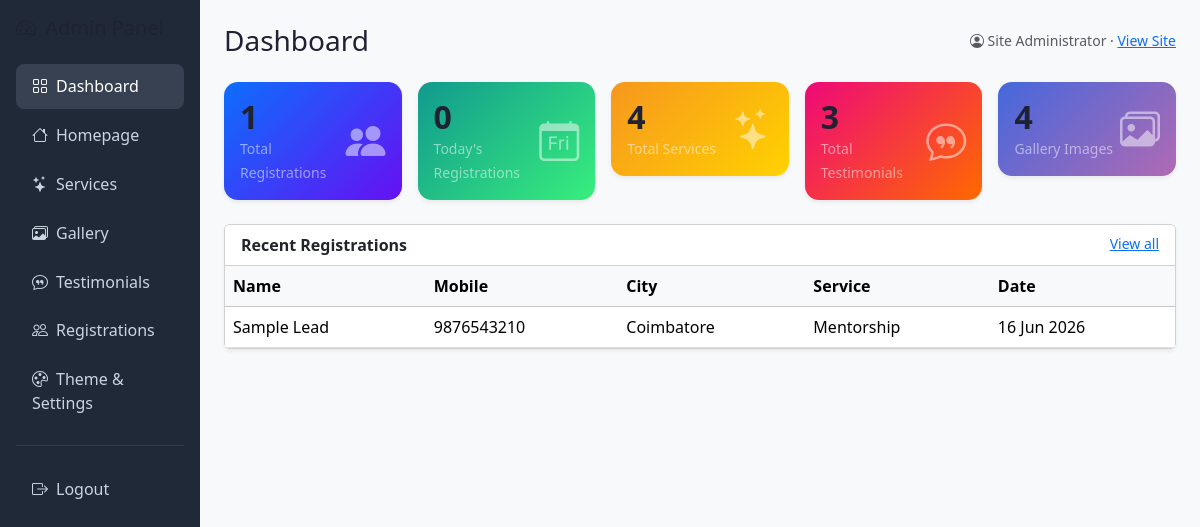
The page /admin/dashboard.php (signed in) on the database its author committed.
### tables this page shows
CREATE TABLE IF NOT EXISTS `registrations` (
  `id`                INT UNSIGNED NOT NULL AUTO_INCREMENT,
  `tenant_id`         INT UNSIGNED NOT NULL,
  `full_name`         VARCHAR(150) NOT NULL,    
  `mobile`            VARCHAR(20) NOT NULL,     
  `email`             VARCHAR(190) NULL,
  `child_name`        VARCHAR(150) NULL,
  `grade`             VARCHAR(60) NULL,
  `syllabus`          VARCHAR(60) NULL,
  `city`              VARCHAR(120) NULL,
  `heard_about`       VARCHAR(60) NULL,
  `state`             VARCHAR(120) NULL,
  `profession`        VARCHAR(150) NULL,
  `interested_service` VARCHAR(190) NULL,
  `message`           TEXT NULL,                
  `created_at`        TIMESTAMP NOT NULL DEFAULT CURRENT_TIMESTAMP,
  PRIMARY KEY (`id`),
  KEY `idx_reg_tenant` (`tenant_id`),
  KEY `idx_reg_created` (`created_at`),
  CONSTRAINT `fk_reg_tenant` FOREIGN KEY (`tenant_id`)
    REFERENCES `tenants` (`id`) ON DELETE CASCADE
);

### config/functions.php (called while the page is built, shortened)
<?php
require_once __DIR__ . '/db.php';
function e(?string $value): string
{
    return htmlspecialchars((string) $value, ENT_QUOTES, 'UTF-8');
}
function current_admin(): ?array
{
    return $_SESSION['admin'] ?? null;
}
function admin_tenant_id(): int
{
    $admin = current_admin();
    if ($admin && $admin['role'] === 'admin') {
        return (int) $admin['tenant_id'];
    }
    return $admin['tenant_id'] ?? tenant_id();
}

### config/db.php (called while the page is built, shortened)
<?php
function db(): PDO
{
    static $pdo = null;
    if ($pdo === null) {
        $dsn = sprintf('mysql:host=%s;dbname=%s;charset=%s', DB_HOST, DB_NAME, DB_CHARSET);
        $options = [
            PDO::ATTR_ERRMODE            => PDO::ERRMODE_EXCEPTION,
            PDO::ATTR_DEFAULT_FETCH_MODE => PDO::FETCH_ASSOC,
            PDO::ATTR_EMULATE_PREPARES   => false,
        ];
        try {
            $pdo = new PDO($dsn, DB_USER, DB_PASS, $options);
        } catch (PDOException $e) {
            http_response_code(500);
            exit('Database connection failed. Please try again later.');
        }
    }
    return $pdo;
}

### admin/dashboard.php (the view, shortened to what this page needs)
<?php
require_once __DIR__ . '/../config/functions.php';
$tid = admin_tenant_id();
function count_for(string $sql, int $tid): int {
    $stmt = db()->prepare($sql);
    $stmt->execute([$tid]);
    return (int) $stmt->fetchColumn();
}
$total_regs    = count_for('SELECT COUNT(*) FROM registrations WHERE tenant_id = ?', $tid);
$today_regs    = (function($tid){
    $stmt = db()->prepare('SELECT COUNT(*) FROM registrations WHERE tenant_id = ? AND DATE(created_at)=CURDATE()');
    $stmt->execute([$tid]); return (int)$stmt->fetchColumn();
})($tid);
$total_svc     = count_for('SELECT COUNT(*) FROM services WHERE tenant_id = ?', $tid);
$total_testi   = count_for('SELECT COUNT(*) FROM testimonials WHERE tenant_id = ?', $tid);
$total_gallery = count_for('SELECT COUNT(*) FROM gallery WHERE tenant_id = ?', $tid);
$recent = db()->prepare('SELECT * FROM registrations WHERE tenant_id = ? ORDER BY created_at DESC LIMIT 8');
$recent->execute([$tid]);
$recent = $recent->fetchAll();
include __DIR__ . '/inc/header.php';
$cards = [
  ['Total Registrations', $total_regs,    'bi-people-fill',  'linear-gradient(135deg,#0d6efd,#6610f2)'],
  ["Today's Registrations",$today_regs,   'bi-calendar-day', 'linear-gradient(135deg,#11998e,#38ef7d)'],
  ['Total Services',       $total_svc,     'bi-stars',        'linear-gradient(135deg,#f7971e,#ffd200)'],
  ['Total Testimonials',   $total_testi,   'bi-chat-quote',   'linear-gradient(135deg,#ee0979,#ff6a00)'],
  ['Gallery Images',       $total_gallery, 'bi-images',       'linear-gradient(135deg,#4568dc,#b06ab3)'],
];
?>
<div class="row g-3 mb-4">
  <?php foreach ($cards as $c): ?>
    <div class="col-sm-6 col-xl">
      <div class="card stat-card shadow-sm" style="background:<?= $c[3] ?>">
        <div class="card-body d-flex align-items-center justify-content-between">
          <div>
            <div class="h2 fw-bold mb-0"><?= (int)$c[1] ?></div>
            <small class="text-white-50"><?= e($c[0]) ?></small>
          </div>
          <i class="bi <?= $c[2] ?> fs-1 opacity-50"></i>
        </div>
      </div>
    </div>
  <?php endforeach; ?>
</div>
<div class="card shadow-sm">
  <div class="card-header bg-white"><strong>Recent Registrations</strong>
    <a href="registrations.php" class="float-end small">View all</a></div>
  <div class="table-responsive">
    <table class="table table-hover mb-0 align-middle">
      <thead class="table-light"><tr>
        <th>Name</th><th>Mobile</th><th>City</th><th>Service</th><th>Date</th></tr></thead>
      <tbody>
        <?php foreach ($recent as $r): ?>
          <tr>
            <td><?= e($r['full_name']) ?></td>
            <td><?= e($r['mobile']) ?></td>
            <td><?= e($r['city']) ?></td>
            <td><?= e($r['interested_service']) ?></td>
            <td><?= e(date('d M Y', strtotime($r['created_at']))) ?></td>
          </tr>
        <?php endforeach; ?>
      </tbody>
    </table>
  </div>
</div>
<?php include __DIR__ . '/inc/footer.php'; ?>

### assets/css/style.css (style rules this page uses)
:root { --brand-primary:#E8112D; --brand-secondary:#F2867D; --surface-pink:#FCEDEA; --nav-bg:#0d0d0f; --heading:#1f2233; }
body { font-family:"Poppins","Segoe UI",system-ui,-apple-system,sans-serif;color:#3a3a44; }
h1,h2,h3,h4,h5,.fw-bold { color:var(--heading); }
.stat-card { border-radius:14px;border:none;color:#fff; }

### rows shown on the page
registrations: full_name "Sample Lead", mobile "9876543210", city "Coimbatore", interested_service "Mentorship", created_at "16 Jun 2026"

### other values the page prints
$page_heading "Dashboard"
$admin['name'] "Site Administrator"
$c[1] "1"
$c[0] "Total Registrations"
$c[1] "0"
$c[0] "Today's Registrations"
$c[1] "4"
$c[0] "Total Services"
$c[1] "3"
$c[0] "Total Testimonials"
$c[0] "Gallery Images"
